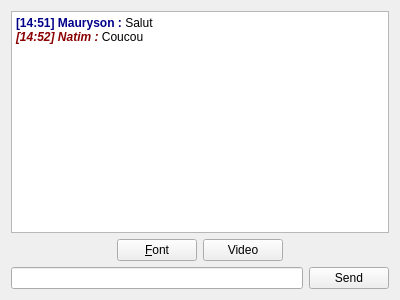
<ui version="4.0" >
 <class>MessageWidget</class>
 <widget class="QWidget" name="MessageWidget" >
  <property name="geometry" >
   <rect>
    <x>0</x>
    <y>0</y>
    <width>400</width>
    <height>300</height>
   </rect>
  </property>
  <property name="windowTitle" >
   <string>Message</string>
  </property>
  <property name="windowIcon" >
   <iconset>images/mail.png</iconset>
  </property>
  <layout class="QVBoxLayout" >
   <item>
    <widget class="QTextBrowser" name="messageBrowser" >
     <property name="html" >
      <string>&lt;html>&lt;head>&lt;meta name="qrichtext" content="1" />&lt;style type="text/css">
p, li { white-space: pre-wrap; }
&lt;/style>&lt;/head>&lt;body style=" font-family:'Sans Serif'; font-size:9pt; font-weight:400; font-style:normal;">
&lt;p style=" margin-top:0px; margin-bottom:0px; margin-left:0px; margin-right:0px; -qt-block-indent:0; text-indent:0px;">&lt;span style=" font-weight:600; color:#00008b;">[14:51] Mauryson :&lt;/span>&lt;span style=" color:#00008b;"> &lt;/span>&lt;span style=" color:#000000;">Salut&lt;/span>&lt;/p>
&lt;p style=" margin-top:0px; margin-bottom:0px; margin-left:0px; margin-right:0px; -qt-block-indent:0; text-indent:0px; color:#000000;">&lt;span style=" font-weight:600; font-style:italic; color:#8b0000;">[14:52] Natim :&lt;/span> Coucou&lt;/p>&lt;/body>&lt;/html></string>
     </property>
    </widget>
   </item>
   <item>
    <layout class="QHBoxLayout" >
     <item>
      <spacer>
       <property name="orientation" >
        <enum>Qt::Horizontal</enum>
       </property>
       <property name="sizeHint" >
        <size>
         <width>40</width>
         <height>20</height>
        </size>
       </property>
      </spacer>
     </item>
     <item>
      <widget class="QPushButton" name="fontButton" >
       <property name="text" >
        <string>&amp;Font</string>
       </property>
       <property name="icon" >
        <iconset>images/font.png</iconset>
       </property>
      </widget>
     </item>
     <item>
      <widget class="QPushButton" name="videoButton" >
       <property name="text" >
        <string>Video</string>
       </property>
       <property name="icon" >
        <iconset>images/camera-web.png</iconset>
       </property>
      </widget>
     </item>
     <item>
      <spacer>
       <property name="orientation" >
        <enum>Qt::Horizontal</enum>
       </property>
       <property name="sizeHint" >
        <size>
         <width>40</width>
         <height>20</height>
        </size>
       </property>
      </spacer>
     </item>
    </layout>
   </item>
   <item>
    <layout class="QHBoxLayout" >
     <item>
      <widget class="QLineEdit" name="messageEdit" />
     </item>
     <item>
      <widget class="QPushButton" name="sendButton" >
       <property name="text" >
        <string>Send</string>
       </property>
       <property name="icon" >
        <iconset>images/send_mail.png</iconset>
       </property>
       <property name="shortcut" >
        <string>Return</string>
       </property>
      </widget>
     </item>
    </layout>
   </item>
  </layout>
 </widget>
 <resources/>
 <connections/>
</ui>
